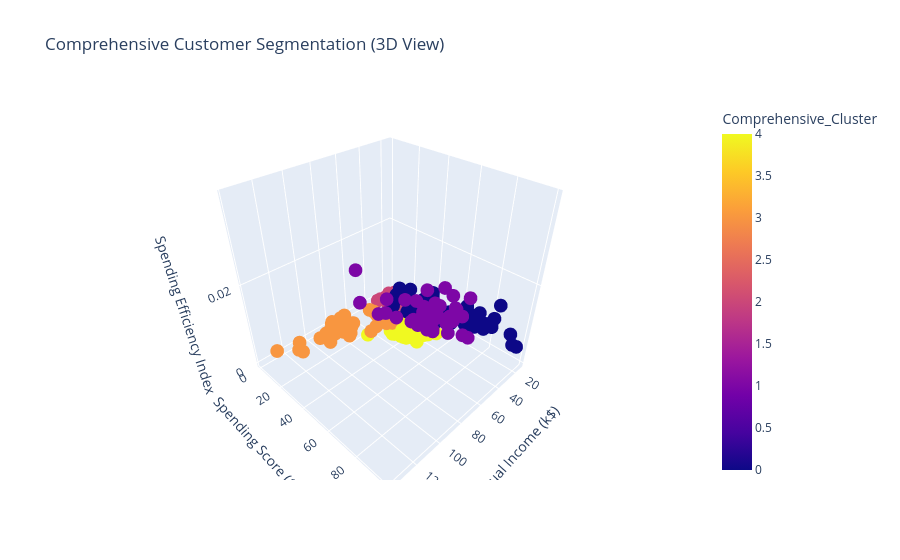

Here is the notebook cell this chart was saved with:
### Code cell
kmeans5 = KMeans(n_clusters=5, init='k-means++', random_state=42, n_init=10)
df['Comprehensive_Cluster'] = kmeans5.fit_predict(X5_scaled)

fig = px.scatter_3d(df,
                    x='Annual Income (k$)',
                    y='Spending Score (1-100)',
                    z='Spending_Efficiency_Index',
                    color='Comprehensive_Cluster',
                    title='Comprehensive Customer Segmentation (3D View)',
                    labels={'Spending_Efficiency_Index': 'Spending Efficiency Index'})
fig.show()

print("--- Comprehensive Cluster Profiles (All Features) ---")
cluster_profiles5 = df.groupby('Comprehensive_Cluster')[['Age', 'Annual Income (k$)', 'Spending Score (1-100)', 'Spending_Efficiency_Index']].mean().round(3)
cluster_profiles5['Size'] = df['Comprehensive_Cluster'].value_counts()
print(cluster_profiles5)

### Figure 1 — Plotly figure (JSON) as saved in the notebook; plotly's stock layout.template omitted (floating-point values rounded to 4 significant figures; data arrays with more than 128 entries replaced by an {"elided": "..."} marker saying what was removed)
{"data": [{"hovertemplate": "Annual Income (k$)=%{x}<br>Spending Score (1-100)=%{y}<br>Spending Efficiency Index=%{z}<br>Comprehensive_Cluster=%{marker.color}<extra></extra>", "legendgroup": "", "marker": {"color": {"elided": "200 int values"}, "coloraxis": "coloraxis", "symbol": "circle"}, "mode": "markers", "name": "", "scene": "scene", "showlegend": false, "type": "scatter3d", "x": {"elided": "200 int values"}, "y": {"elided": "200 int values"}, "z": {"elided": "200 float values"}}], "layout": {"coloraxis": {"colorbar": {"title": {"text": "Comprehensive_Cluster"}}, "colorscale": [[0, "#0d0887"], [0.1111, "#46039f"], [0.2222, "#7201a8"], [0.3333, "#9c179e"], [0.4444, "#bd3786"], [0.5556, "#d8576b"], [0.6667, "#ed7953"], [0.7778, "#fb9f3a"], [0.8889, "#fdca26"], [1, "#f0f921"]]}, "legend": {"tracegroupgap": 0}, "scene": {"domain": {"x": [0, 1], "y": [0, 1]}, "xaxis": {"title": {"text": "Annual Income (k$)"}}, "yaxis": {"title": {"text": "Spending Score (1-100)"}}, "zaxis": {"title": {"text": "Spending Efficiency Index"}}}, "title": {"text": "Comprehensive Customer Segmentation (3D View)"}}}
